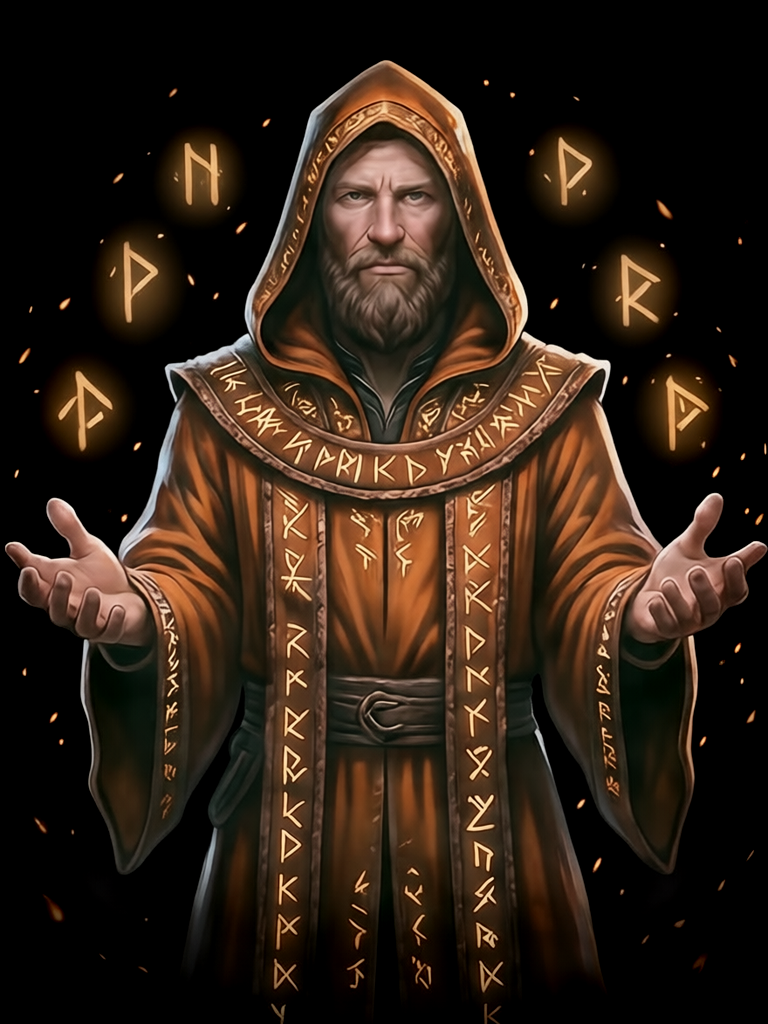
#> input picture concept-art/default-art-design-v1/characters/anthropic/idle.png, 768 x 1024 px, found by its file name; its folder holds only this picture in this run
$ python build.py
#> lines starting #> are read from the running program, lines starting #| are printed output that depends on the picture; after the words box and inside, x2 and y2 are one past the last pixel; in counts of white or black regions, pixels touching at a corner belong together; pictures that were not available may be replaced by others from this repository, and a replacement may not be noted
#> (the call stopped at in remask, `r = subprocess.run([sys.executable, str(GEN), "--workflow", "remove-bg..`: subprocess is not available in this run)
# Builds the Orbital skin's art into web/skins/orbital/ from the chosen sources in this pack.
#   python source/build.py [--masks]
# --masks recomputes the BiRefNet cut-out masks with the local image studio (ComfyUI must be running).
import argparse, shutil, subprocess, sys, tempfile
from pathlib import Path
import numpy as np
from PIL import Image, ImageDraw, ImageFilter

PACK = Path(__file__).resolve().parent.parent
WEB = PACK.parent.parent / "web" / "skins" / "orbital"
GEN = Path("E:/projects/local-image-studio/scripts/gen.py")
PROVIDERS = {"anthropic": "#e0835f", "openai": "#1fd08f", "google": "#5b9cff", "xai": "#38d6e8", "shell": "#a67cf6"}
STATES = ["idle", "working", "locked"]
CHARACTER_WIDTH = 640
# The square around each provider's head in its idle art (1056×1408), for the provider icon.
HEADS = {"anthropic": (262, 100, 530), "openai": (310, 84, 484), "google": (140, 140, 780), "xai": (286, 70, 474), "shell": (236, 106, 596)}
FAMILIAR_SIZE = 112


def encode(im, out, avif, webp=82):
    out.parent.mkdir(parents=True, exist_ok=True)
    im.save(out.with_suffix(".avif"), quality=avif, subsampling="4:4:4", speed=2)
    im.save(out.with_suffix(".webp"), quality=webp, method=6)


def quantize(im, out):
    out.parent.mkdir(parents=True, exist_ok=True)
    im.quantize(256, method=Image.Quantize.FASTOCTREE, dither=Image.Dither.FLOYDSTEINBERG).save(out, optimize=True)


def shrink(im, width):
    return im.convert("RGBa").resize((width, round(im.height * width / im.width)), Image.LANCZOS).convert("RGBA")


def remask(src, mask):
    with tempfile.TemporaryDirectory() as tmp:
        r = subprocess.run([sys.executable, str(GEN), "--workflow", "remove-bg", "--input", str(src), "--out", tmp],
                           capture_output=True, text=True, check=True)
        cut = next(line for line in r.stdout.splitlines() if line.endswith(".png"))
        Image.open(cut).getchannel("A").save(mask, optimize=True)


def backdrop(rgb, m, cell=40):
    """The dark studio backdrop behind the subject, smoothed and filled in where the subject hides it."""
#> called with cell = 40
    small = (rgb.shape[1] // cell, rgb.shape[0] // cell)
#> small = (19, 25)
    keep = (m < 0.02).astype(np.float32)
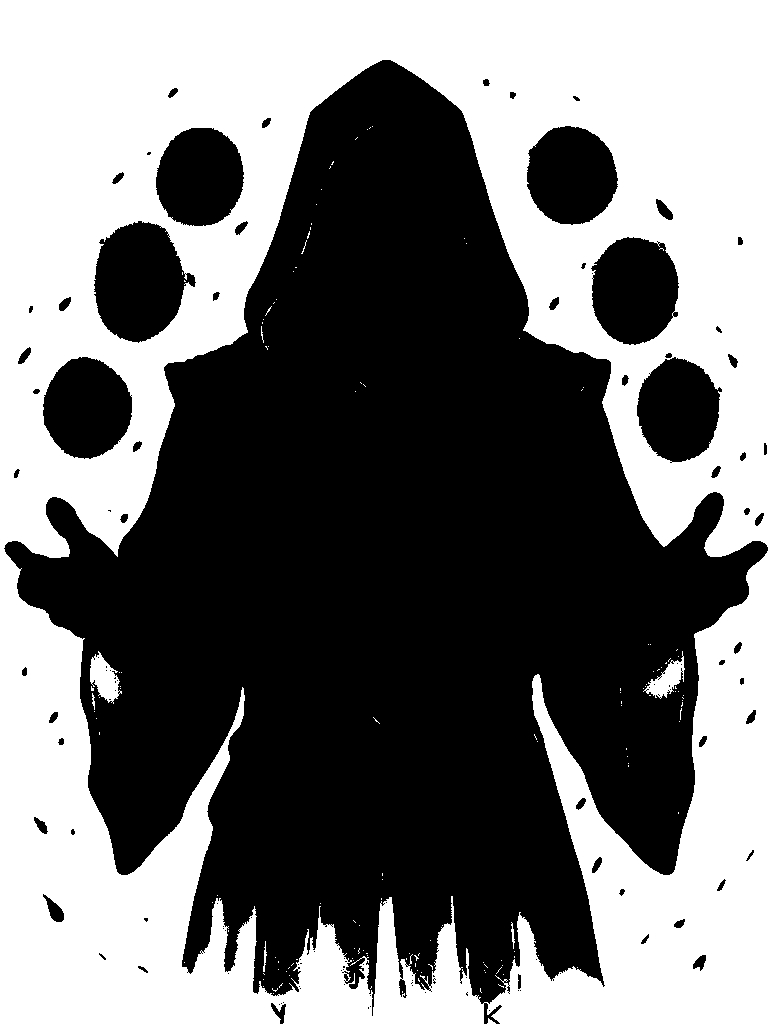
#> keep: shape (1024, 768) float32; values 0 (black) and 1 (white), 45.7% white; 142 white regions (134 under 20 px), largest, box (x1, y1, x2, y2) and area: (0, 0, 768, 1024) 357555, (90, 651, 122, 704) 918, (643, 651, 685, 699) 766
    blur = lambda a: np.asarray(Image.fromarray(a).resize(small, Image.BOX).resize((rgb.shape[1], rgb.shape[0]), Image.BILINEAR), dtype=np.float32)
    weight = blur(keep)
    plate = np.dstack([blur(rgb[..., c] * keep) for c in range(3)]) / np.maximum(weight[..., None], 1e-4)
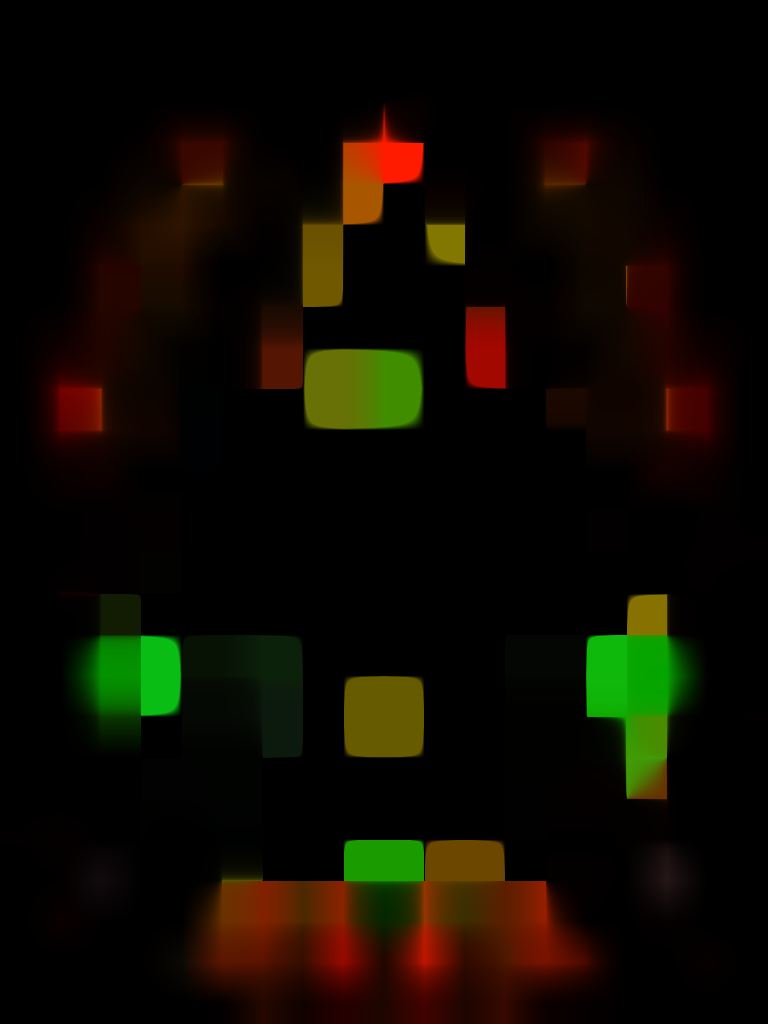
#> plate: shape (1024, 768, 3) float32; mean R, G, B 0.0028, 0.00199, 9.65e-05; drawn with min black and max white
    # The backdrop is the dim part of the plate; glows near the subject must not count as backdrop.
    return np.minimum(plate, np.percentile(rgb.max(axis=2)[keep > 0], 90))
#> returned value: shape (1024, 768, 3) float32; every value is 0


def filled(shape, gap=15):
    """The shape with its gaps closed and every hole inside it filled."""
    im = Image.fromarray((shape * 255).astype(np.uint8)).filter(ImageFilter.MaxFilter(gap))
    pad = Image.new("L", (im.width + 2, im.height + 2))
    pad.paste(im, (1, 1))
    ImageDraw.floodfill(pad, (0, 0), 128)
    inside = np.asarray(pad, dtype=np.uint8)[1:-1, 1:-1] != 128
    out = Image.fromarray((inside * 255).astype(np.uint8)).filter(ImageFilter.MinFilter(gap))
    return np.asarray(out.filter(ImageFilter.GaussianBlur(1)), dtype=np.float32) / 255


def cutout(src, mask, solid_below=None):
    """The subject over transparency. Glows outside the mask stay, with the dark backdrop subtracted and un-premultiplied away.
    `solid_below` (a fraction of the height) also keeps whatever stands out of the backdrop below that line opaque, for a dark
    part the mask misses; it is judged on a brightened copy, where shadowed surfaces still clear the backdrop."""
    rgb = np.asarray(Image.open(src).convert("RGB"), dtype=np.float32) / 255
    m = np.asarray(Image.open(mask).convert("L"), dtype=np.float32) / 255
    glow = np.clip(rgb - backdrop(rgb, m), 0, 1)
    if solid_below is not None:
        lifted = rgb ** (1 / 2.4)
        part = np.clip((np.clip(lifted - backdrop(lifted, m), 0, 1).max(axis=2) - 0.06) * 10, 0, 1)
        part[: int(rgb.shape[0] * solid_below)] = 0
        body = filled(np.maximum(m, part) > 0.5) * (np.arange(rgb.shape[0])[:, None] >= rgb.shape[0] * solid_below)
        # Drop specks such as stars; keep the solid body.
        body = Image.fromarray((body * 255).astype(np.uint8)).filter(ImageFilter.MinFilter(21)).filter(ImageFilter.MaxFilter(21))
        m = np.maximum(m, np.asarray(body, dtype=np.float32) / 255)
    g = np.clip((glow.max(axis=2) - 0.03) * 1.7, 0, 1)
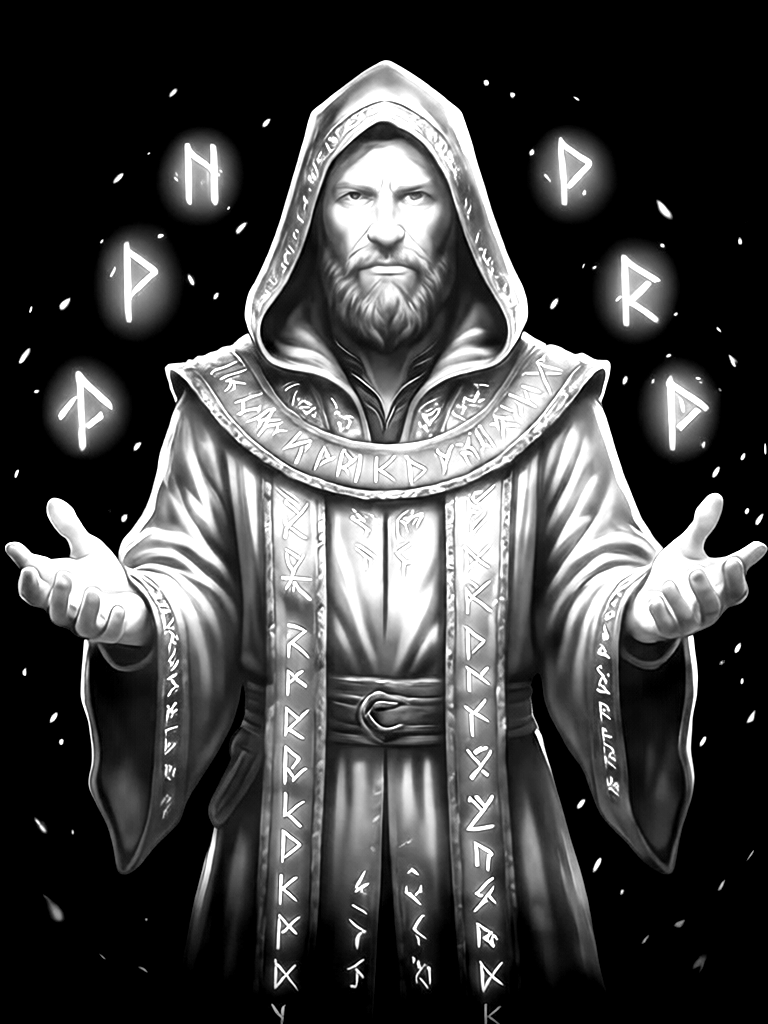
#> g: shape (1024, 768) float32; min 0, max 1, mean 0.265
    a = np.maximum(m, g)
    color = m[..., None] * rgb + (1 - m[..., None]) * glow
    color = np.clip(color / np.maximum(a[..., None], 1e-3), 0, 1)
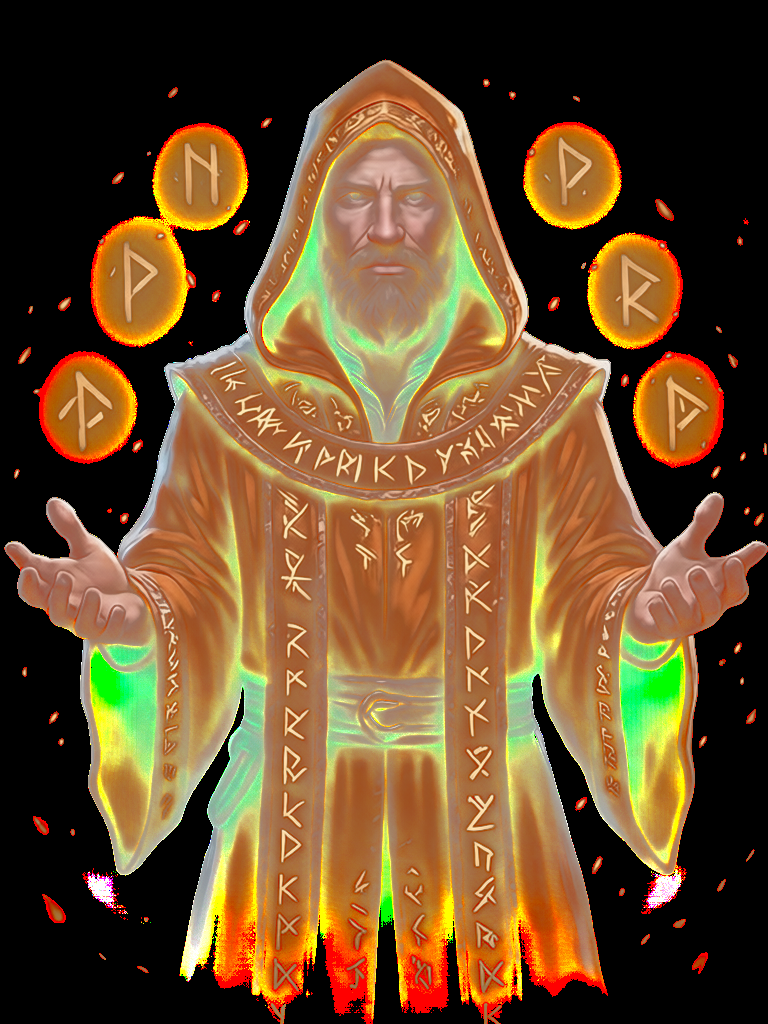
#> color: shape (1024, 768, 3) float32; mean R, G, B 0.415, 0.298, 0.163
    return Image.fromarray((np.dstack([color, a]) * 255 + 0.5).astype(np.uint8), "RGBA")
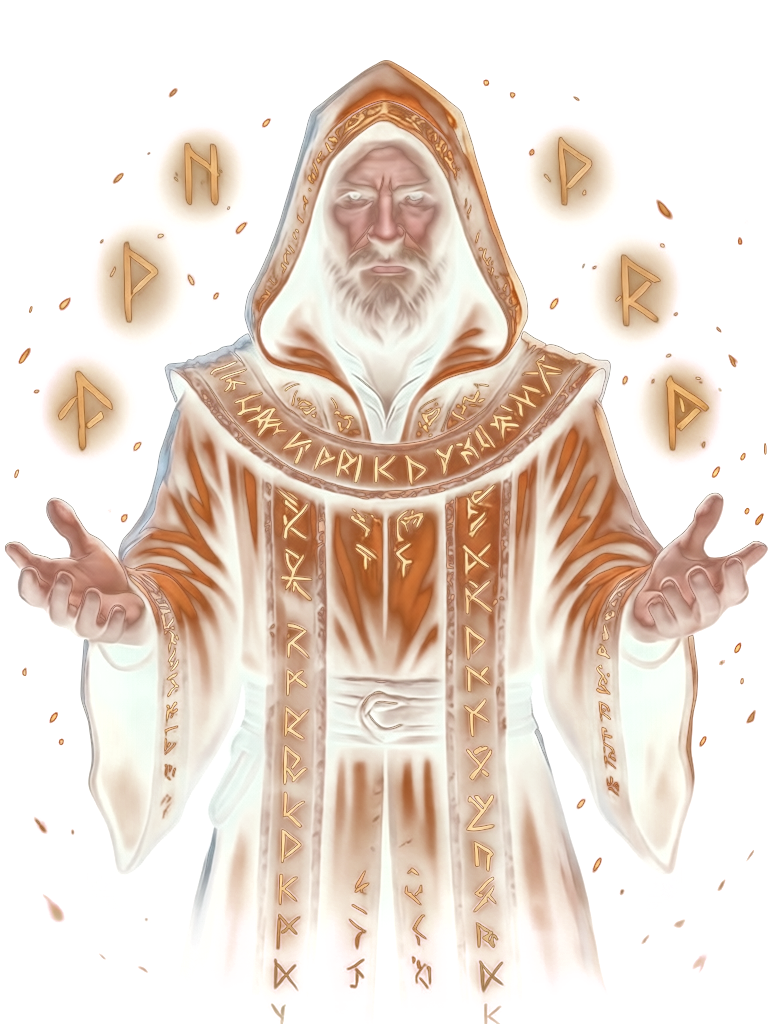
#> returned value: PIL image 768x1024 RGBA; mean R, G, B, A 105.9, 76, 41.7, 67.7; transparent parts drawn white


def source(rel, masks, solid_below=None):
    src, mask = PACK / f"{rel}.png", PACK / f"{rel}-mask.png"
    if masks or not mask.exists():
        remask(src, mask)
    return cutout(src, mask, solid_below)


def hex_rgb(color):
    return tuple(int(color[i:i + 2], 16) for i in (1, 3, 5))


def icon(art, box, color, size=128):
    """The provider's head on a deep-space tile lit in its colour."""
#> called with box = (262, 100, 530), color = '#e0835f', size = 128
    x, y, side = box
    head = art.crop((x, y, x + side, y + side)).resize((size, size), Image.LANCZOS)
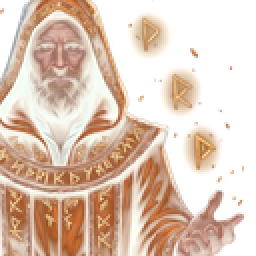
#> head: PIL image 128x128 RGBA (shown 2 times larger); mean R, G, B, A 129, 92.1, 56.5, 104.5; transparent parts drawn white
    yy, xx = np.mgrid[0:size, 0:size].astype(np.float32) / size
    glow = np.clip(1 - np.hypot(xx - 0.5, yy - 0.42) / 0.75, 0, 1) ** 1.6
    base = np.array([7, 10, 20], dtype=np.float32)
    rgb = base + (np.array(hex_rgb(color), dtype=np.float32) * 0.55 - base) * glow[..., None]
    tile = Image.fromarray(rgb.astype(np.uint8), "RGB").convert("RGBA")
    rng = np.random.default_rng(size)
    stars = Image.new("RGBA", (size, size))
#> stars: PIL image 128x128 RGBA; every value is 0
    draw = ImageDraw.Draw(stars)
    for sx, sy, r in zip(rng.integers(0, size, 18), rng.integers(0, size, 18), rng.uniform(0.3, 0.9, 18)):
        draw.ellipse((sx - r, sy - r, sx + r, sy + r), fill=(255, 255, 255, int(120 + 100 * r)))
    tile.alpha_composite(stars)
    tile.alpha_composite(head)
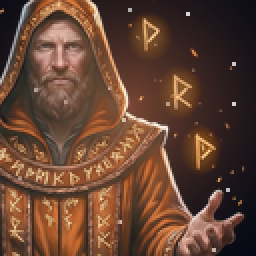
#> tile: PIL image 128x128 RGBA (shown 2 times larger); mean R, G, B, A 100.7, 68, 51.4, 255
    return tile.convert("RGB")
#> returned value: PIL image 128x128 RGB


def familiar(src):
    im = Image.open(src).convert("RGB")
    side = min(im.size)
    im = im.crop(((im.width - side) // 2, (im.height - side) // 2, (im.width + side) // 2, (im.height + side) // 2))
    return im.resize((FAMILIAR_SIZE, FAMILIAR_SIZE), Image.LANCZOS)


def write(rel, svg):
    file = WEB / rel
    file.parent.mkdir(parents=True, exist_ok=True)
    file.write_text("".join(line.strip() for line in svg.strip().splitlines()) + "\n", encoding="utf-8", newline="\n")


# The level badge: a dark planet with a ring orbiting it; the level number sits on the planet.
LEVEL = """
<svg xmlns="http://www.w3.org/2000/svg" viewBox="0 0 64 64">
  <defs>
    <radialGradient id="p" cx="40%" cy="34%" r="70%"><stop offset="0" stop-color="#22345c"/><stop offset="0.7" stop-color="#0b1222"/><stop offset="1" stop-color="#05080f"/></radialGradient>
    <linearGradient id="r" x1="0" y1="0" x2="1" y2="1"><stop offset="0" stop-color="#b9ecff"/><stop offset="1" stop-color="#5b6cff"/></linearGradient>
    <filter id="g" x="-50%" y="-50%" width="200%" height="200%"><feGaussianBlur stdDeviation="1.4"/></filter>
  </defs>
  <g transform="rotate(-22 32 32)"><ellipse cx="32" cy="32" rx="30" ry="10" fill="none" stroke="url(#r)" stroke-width="1.6" stroke-opacity="0.55"/></g>
  <circle cx="32" cy="32" r="21" fill="url(#p)"/>
  <circle cx="32" cy="32" r="20.2" fill="none" stroke="url(#r)" stroke-width="1.6"/>
  <circle cx="32" cy="32" r="17" fill="none" stroke="#9fd8ff" stroke-opacity="0.22" stroke-width="1" stroke-dasharray="1.2 3.2"/>
  <g transform="rotate(-22 32 32)">
    <path d="M2 32A30 10 0 0 0 62 32" fill="none" stroke="url(#r)" stroke-width="2"/>
    <circle cx="55" cy="38.4" r="3.4" fill="#d6f4ff" filter="url(#g)"/>
    <circle cx="55" cy="38.4" r="2.2" fill="#ffffff"/>
  </g>
</svg>"""

# The locked badge: a hexagonal plate with a padlock and a strip of hazard stripes.
LOCK = """
<svg xmlns="http://www.w3.org/2000/svg" viewBox="0 0 40 44">
  <defs>
    <pattern id="h" width="6" height="6" patternUnits="userSpaceOnUse" patternTransform="rotate(45)"><rect width="3" height="6" fill="#ffc53d"/><rect x="3" width="3" height="6" fill="#141821"/></pattern>
    <clipPath id="c"><path d="M20 2l17 9.5v21L20 42 3 32.5v-21z"/></clipPath>
  </defs>
  <path d="M20 2l17 9.5v21L20 42 3 32.5v-21z" fill="#0b1020" fill-opacity="0.86"/>
  <rect x="0" y="33" width="40" height="11" fill="url(#h)" clip-path="url(#c)"/>
  <path d="M20 2l17 9.5v21L20 42 3 32.5v-21z" fill="none" stroke="#ffc53d" stroke-width="1.6" stroke-linejoin="round"/>
  <path d="M15.5 19v-3a4.5 4.5 0 0 1 9 0v3" fill="none" stroke="#e8eefc" stroke-width="2.2" stroke-linecap="round"/>
  <rect x="13" y="19" width="14" height="10.5" rx="2.2" fill="#e8eefc"/>
  <circle cx="20" cy="23.6" r="1.6" fill="#0b1020"/><rect x="19.3" y="24" width="1.4" height="3" rx="0.7" fill="#0b1020"/>
</svg>"""

# Usage meter markers: a power cell for the first window, a plasma crystal for the second.
POWER = """
<svg xmlns="http://www.w3.org/2000/svg" viewBox="0 0 16 16">
  <defs><linearGradient id="f" x1="0" y1="0" x2="0" y2="1"><stop offset="0" stop-color="#8dffc8"/><stop offset="1" stop-color="#14b46f"/></linearGradient></defs>
  <rect x="6" y="0.8" width="4" height="2" rx="0.6" fill="#9fb2c8"/>
  <rect x="3.2" y="2.4" width="9.6" height="12.8" rx="2" fill="#0d1526" stroke="#9fb2c8" stroke-width="1"/>
  <rect x="4.8" y="4" width="6.4" height="9.6" rx="1" fill="url(#f)"/>
  <path d="M8.8 4.9L6.2 9.3h2l-1 3.8 2.6-4.6h-2z" fill="#0d1526" fill-opacity="0.75"/>
</svg>"""
PLASMA = """
<svg xmlns="http://www.w3.org/2000/svg" viewBox="0 0 16 16">
  <defs><linearGradient id="f" x1="0" y1="0" x2="1" y2="1"><stop offset="0" stop-color="#c9e6ff"/><stop offset="0.5" stop-color="#5ba6ff"/><stop offset="1" stop-color="#3a3fd6"/></linearGradient></defs>
  <path d="M8 0.6l5.6 7.4L8 15.4 2.4 8z" fill="url(#f)" stroke="#d8ecff" stroke-width="0.8" stroke-linejoin="round"/>
  <path d="M8 0.6v14.8M2.4 8h11.2" stroke="#ffffff" stroke-opacity="0.35" stroke-width="0.6"/>
  <path d="M8 2.4L5 6.6l3-1z" fill="#ffffff" fill-opacity="0.6"/>
</svg>"""


def main():
    ap = argparse.ArgumentParser()
    ap.add_argument("--masks", action="store_true", help="recompute the BiRefNet masks with the local image studio")
    args = ap.parse_args()

    for pid, color in PROVIDERS.items():
        for st in STATES:
            art = source(f"characters/{pid}/{st}", args.masks)
            encode(shrink(art, CHARACTER_WIDTH), WEB / "characters" / pid / st, avif=60)
            if st == "idle":
                encode(icon(art, HEADS[pid], color), WEB / "icons" / pid, avif=70)
#> (the run stopped early here; a loop or call above may not have finished)
